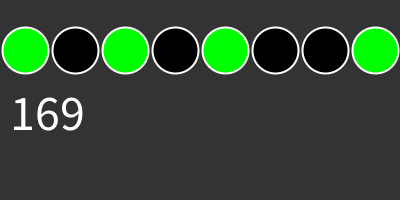
Frame 1 (no input)
Frame 60 (the mouse pressed at the canvas centre just before this capture): identical to frame 1, image omitted
Frame 120 (the mouse held since frame 60 and released just before this capture): identical to frame 1, image omitted

The Processing sketch that drew this single still picture (run headless with seeded random() and noise(); from frame 60 on, the mouse is pressed at the canvas centre):

// Processing sketch: CC_0119_Binary_to_Decimal_Conversion
// ── CC_0119_Binary_to_Decimal_Conversion.pde
// Daniel Shiffman
// http://youtube.com/thecodingtrain
// http://codingtra.in
// Processing transcription: Chuck England

// Coding Challenge 120: Bit Shifting
// https://youtu.be/oCBlwsY8sR4

// p5.js editor version: 0.7.2 (December 21, 2018)
// https://editor.p5js.org/codingtrain/sketches/Hk8CVYvi7

String num = "10101001";
Bit[] byte_ = new Bit[8];

void setup() {
  size(400, 200);
  println(binaryToDecimal(num));
  float w = width / 8;
  for (int i = 0; i < 8; i++) {
    byte_[i] = new Bit(w / 2 + i * w, 50, w - 4);
    byte_[i].setState(num.charAt(i) == '1');
  }
}

String getBinaryString() {
  String num = "";
  for (int i = 0; i < byte_.length; i++) {
    byte_[i].show();
    num += byte_[i].state ? "1" : "0";
  }
  return num;
}

void draw() {
  background(51);

  num = getBinaryString();

  noStroke();
  fill(255);
  textSize(50);
  text(Integer.toString(binaryToDecimal(num)), 10, 130);
}

void mousePressed() {
  for (int i = 0; i < byte_.length; i++) {
    byte_[i].toggle(mouseX, mouseY);
  }
}

int binaryToDecimal(String val) {
  int sum = 0;
  for (int i = 0; i < val.length(); i++) {
    String bit = String.valueOf(val.charAt(val.length() - i - 1));
    sum += Integer.parseInt(bit) * pow(2, i);
  }
  return sum;
}

// ── bit.pde
// Daniel Shiffman
// http://youtube.com/thecodingtrain
// http://codingtra.in
// Processing transcription: Chuck England

// Coding Challenge 120: Bit Shifting
// https://youtu.be/oCBlwsY8sR4

// p5.js editor version: 0.7.2 (December 21, 2018)
// https://editor.p5js.org/codingtrain/sketches/Hk8CVYvi7

class Bit {
  float x;
  float y;
  float diameter;
  Boolean state;

  Bit(float x_, float y_, float d_) {
    x = x_;
    y = y_;
    diameter = d_;
    state = false;
  }

  void setState(Boolean state_) {
    state = state_;
  }

  void toggle(float x, float y) {
    float d = dist(x, y, this.x, this.y);
    if (d < diameter / 2) {
      state = !state;
    }
  }

  void show() {
    stroke(255);
    strokeWeight(2);
    fill(state ? color(0, 255, 0) : color(0));
    ellipse(x, y, diameter, diameter);
  }
}
